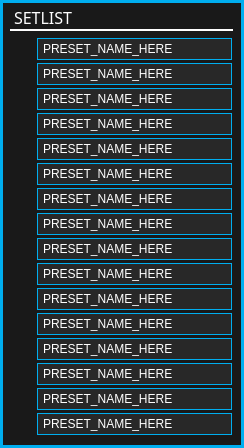
<?xml version="1.0" encoding="UTF-8"?>
<ui version="4.0">
 <class>setlistForm</class>
 <widget class="QWidget" name="setlistForm">
  <property name="geometry">
   <rect>
    <x>0</x>
    <y>0</y>
    <width>244</width>
    <height>448</height>
   </rect>
  </property>
  <property name="minimumSize">
   <size>
    <width>200</width>
    <height>445</height>
   </size>
  </property>
  <property name="maximumSize">
   <size>
    <width>500</width>
    <height>500</height>
   </size>
  </property>
  <property name="windowTitle">
   <string>Form</string>
  </property>
  <property name="styleSheet">
   <string notr="true">QWidget
{
	background:	 rgb(25, 25, 25);
	border: 3px solid rgba(0,174,239,255);
}

/* ------- QStackedWidget ---------*/
QStackedWidget
{
	border-left: 2px solid rgb(0,174,239);
	border-right: 2px solid rgb(0,174,239);
}

/* ---------- QLabels ------------*/
QLabel
{
	background:		rgba(0,0,0,0);
	color: 				white;
	font: 				10pt &quot;Futura&quot;;
	border:				none;
}

QLabel:hover
{
	border:				none;
}  

/* ---------- QLineEdit ------------*/
QLineEdit
{
	font: 10pt &quot;Futura&quot;;
	background: none;
	border: none;
	border-radius: 0px;
	color: white;
	padding-left: 2px;
	padding-bottom: 2px;
}

QLineEdit:focus
{
	font: 10pt &quot;Futura&quot;;
	background: none;
	border: none;
	border-radius: 0px;
	color: white;
	padding-left: 2px;
	padding-bottom: 2px;
}

/* ---------- QCheckBox ------------*/
QCheckBox
{
	font: 10pt &quot;Futura&quot;;
	background:rgba(0,174,239,0);
	color: white;
	padding:0, 3, 0, 0;
	border: none;
}

QCheckBox:focus
{
	background:rgba(0,174,239,0);
}

/*----------- QComboBox ------------*/
QComboBox
{
	font: 10pt &quot;Futura&quot;;
	border: 1px solid rgb(0,174,239);
	background: rgb(40, 40, 40);
	color: white;
	padding: 3px 5px 3px 5px
 }

QComboBox QListView
{
	background-color: rgb(40, 40, 40);
	border: transparent;
	font: 10px &quot;Futura&quot;;
	padding-left: 5px;
	min-width: 100px;
}

QComboBox::item:alternate
{
	background: rgb(90, 90, 90);
}

QComboBox::item:selected
{
	border: 1px solid transparent;
	background: rgb(0,174,239);
}

QComboBox::indicator
{
	background-color: transparent;
	selection-background-color: transparent;
	color: transparent;
	selection-color: white;
}

QComboBox::drop-down
{
	width: 14px;
	height: 1px;
	subcontrol-origin: margin;
	subcontrol-position: right center;
	border-left-width: 0px;
	border-right-width: 0px;
	border-top-width: 0px;
	border-bottom-width: 0px;
}

QComboBox::down-arrow
{
	border: none;
	background: none;
	image: url(:/resources/setlist_combobox_menu_arrows.png)
}</string>
  </property>
  <widget class="QLabel" name="titlelabel">
   <property name="geometry">
    <rect>
     <x>10</x>
     <y>6</y>
     <width>223</width>
     <height>25</height>
    </rect>
   </property>
   <property name="font">
    <font>
     <family>Futura</family>
     <pointsize>-1</pointsize>
     <weight>50</weight>
     <italic>false</italic>
     <bold>false</bold>
    </font>
   </property>
   <property name="styleSheet">
    <string notr="true">QLabel
	{
		font: 16px;
		font.underline: 1;
		font.letterSpacing: 100;
		border-bottom: 2px solid white;
	}</string>
   </property>
   <property name="text">
    <string>SETLIST</string>
   </property>
  </widget>
  <widget class="QCheckBox" name="enable1">
   <property name="geometry">
    <rect>
     <x>10</x>
     <y>40</y>
     <width>22</width>
     <height>22</height>
    </rect>
   </property>
   <property name="styleSheet">
    <string notr="true">/* ---------- QCheckBox ------------*/
QCheckBox
{
    color: rgba(255,255,255,0);
    font: 10pt &quot;Futura&quot;;
}

QCheckBox::indicator
{
    width: 20px;
    height: 20px;
}

QCheckBox::indicator:unchecked
{
    image: url(:/resources/setlistWindow_enable1_off.png);
}

QCheckBox::indicator:unchecked:hover
{
    image: url(:/resources/setlistWindow_enable1_off.png);
}

QCheckBox::indicator:unchecked:pressed
{
    image: url(:/resources/setlistWindow_enable1_on.png);
}

QCheckBox::indicator:checked
{
    image: url(:/resources/setlistWindow_enable1_on.png);
}

QCheckBox::indicator:checked:pressed
{
    image: url(:/resources/setlistWindow_enable1_off.png);
}

QCheckBox::indicator:unchecked:focus
{
    image: url(:/resources/setlistWindow_enable1_off.png);
}

QCheckBox::indicator:unchecked:pressed:focus
{
    image: url(:/resources/setlistWindow_enable1_on.png);
}

QCheckBox::indicator:checked:focus
{
    image: url(:/resources/setlistWindow_enable1_on.png);
}

QCheckBox::indicator:checked:pressed:focus
{
    image: url(:/resources/setlistWindow_enable1_off.png);
}
</string>
   </property>
   <property name="text">
    <string/>
   </property>
  </widget>
  <widget class="QCheckBox" name="enable2">
   <property name="geometry">
    <rect>
     <x>10</x>
     <y>65</y>
     <width>22</width>
     <height>22</height>
    </rect>
   </property>
   <property name="styleSheet">
    <string notr="true">/* ---------- QCheckBox ------------*/
QCheckBox
{
    color: rgba(255,255,255,0);
    font: 10pt &quot;Futura&quot;;
}

QCheckBox::indicator
{
    width: 20px;
    height: 20px;
}

QCheckBox::indicator:unchecked
{
    image: url(:/resources/setlistWindow_enable2_off.png);
}

QCheckBox::indicator:unchecked:hover
{
    image: url(:/resources/setlistWindow_enable2_off.png);
}

QCheckBox::indicator:unchecked:pressed
{
    image: url(:/resources/setlistWindow_enable2_on.png);
}

QCheckBox::indicator:checked
{
    image: url(:/resources/setlistWindow_enable2_on.png);
}

QCheckBox::indicator:checked:pressed
{
    image: url(:/resources/setlistWindow_enable2_off.png);
}

QCheckBox::indicator:unchecked:focus
{
    image: url(:/resources/setlistWindow_enable2_off.png);
}

QCheckBox::indicator:unchecked:pressed:focus
{
    image: url(:/resources/setlistWindow_enable2_on.png);
}

QCheckBox::indicator:checked:focus
{
    image: url(:/resources/setlistWindow_enable2_on.png);
}

QCheckBox::indicator:checked:pressed:focus
{
    image: url(:/resources/setlistWindow_enable2_off.png);
}
</string>
   </property>
   <property name="text">
    <string/>
   </property>
  </widget>
  <widget class="QCheckBox" name="enable3">
   <property name="geometry">
    <rect>
     <x>10</x>
     <y>90</y>
     <width>22</width>
     <height>22</height>
    </rect>
   </property>
   <property name="styleSheet">
    <string notr="true">/* ---------- QCheckBox ------------*/
QCheckBox
{
    color: rgba(255,255,255,0);
    font: 10pt &quot;Futura&quot;;
}

QCheckBox::indicator
{
    width: 20px;
    height: 20px;
}

QCheckBox::indicator:unchecked
{
    image: url(:/resources/setlistWindow_enable3_off.png);
}

QCheckBox::indicator:unchecked:hover
{
    image: url(:/resources/setlistWindow_enable3_off.png);
}

QCheckBox::indicator:unchecked:pressed
{
    image: url(:/resources/setlistWindow_enable3_on.png);
}

QCheckBox::indicator:checked
{
    image: url(:/resources/setlistWindow_enable3_on.png);
}

QCheckBox::indicator:checked:pressed
{
    image: url(:/resources/setlistWindow_enable3_off.png);
}

QCheckBox::indicator:unchecked:focus
{
    image: url(:/resources/setlistWindow_enable3_off.png);
}

QCheckBox::indicator:unchecked:pressed:focus
{
    image: url(:/resources/setlistWindow_enable3_on.png);
}

QCheckBox::indicator:checked:focus
{
    image: url(:/resources/setlistWindow_enable3_on.png);
}

QCheckBox::indicator:checked:pressed:focus
{
    image: url(:/resources/setlistWindow_enable3_off.png);
}
</string>
   </property>
   <property name="text">
    <string/>
   </property>
  </widget>
  <widget class="QCheckBox" name="enable4">
   <property name="geometry">
    <rect>
     <x>10</x>
     <y>115</y>
     <width>22</width>
     <height>22</height>
    </rect>
   </property>
   <property name="styleSheet">
    <string notr="true">/* ---------- QCheckBox ------------*/
QCheckBox
{
    color: rgba(255,255,255,0);
    font: 10pt &quot;Futura&quot;;
}

QCheckBox::indicator
{
    width: 20px;
    height: 20px;
}

QCheckBox::indicator:unchecked
{
    image: url(:/resources/setlistWindow_enable4_off.png);
}

QCheckBox::indicator:unchecked:hover
{
    image: url(:/resources/setlistWindow_enable4_off.png);
}

QCheckBox::indicator:unchecked:pressed
{
    image: url(:/resources/setlistWindow_enable4_on.png);
}

QCheckBox::indicator:checked
{
    image: url(:/resources/setlistWindow_enable4_on.png);
}

QCheckBox::indicator:checked:pressed
{
    image: url(:/resources/setlistWindow_enable4_off.png);
}

QCheckBox::indicator:unchecked:focus
{
    image: url(:/resources/setlistWindow_enable4_off.png);
}

QCheckBox::indicator:unchecked:pressed:focus
{
    image: url(:/resources/setlistWindow_enable4_on.png);
}

QCheckBox::indicator:checked:focus
{
    image: url(:/resources/setlistWindow_enable4_on.png);
}

QCheckBox::indicator:checked:pressed:focus
{
    image: url(:/resources/setlistWindow_enable4_off.png);
}
</string>
   </property>
   <property name="text">
    <string/>
   </property>
  </widget>
  <widget class="QCheckBox" name="enable5">
   <property name="geometry">
    <rect>
     <x>10</x>
     <y>140</y>
     <width>22</width>
     <height>22</height>
    </rect>
   </property>
   <property name="styleSheet">
    <string notr="true">/* ---------- QCheckBox ------------*/
QCheckBox
{
    color: rgba(255,255,255,0);
    font: 10pt &quot;Futura&quot;;
}

QCheckBox::indicator
{
    width: 20px;
    height: 20px;
}

QCheckBox::indicator:unchecked
{
    image: url(:/resources/setlistWindow_enable5_off.png);
}

QCheckBox::indicator:unchecked:hover
{
    image: url(:/resources/setlistWindow_enable5_off.png);
}

QCheckBox::indicator:unchecked:pressed
{
    image: url(:/resources/setlistWindow_enable5_on.png);
}

QCheckBox::indicator:checked
{
    image: url(:/resources/setlistWindow_enable5_on.png);
}

QCheckBox::indicator:checked:pressed
{
    image: url(:/resources/setlistWindow_enable5_off.png);
}

QCheckBox::indicator:unchecked:focus
{
    image: url(:/resources/setlistWindow_enable5_off.png);
}

QCheckBox::indicator:unchecked:pressed:focus
{
    image: url(:/resources/setlistWindow_enable5_on.png);
}

QCheckBox::indicator:checked:focus
{
    image: url(:/resources/setlistWindow_enable5_on.png);
}

QCheckBox::indicator:checked:pressed:focus
{
    image: url(:/resources/setlistWindow_enable5_off.png);
}
</string>
   </property>
   <property name="text">
    <string/>
   </property>
  </widget>
  <widget class="QCheckBox" name="enable6">
   <property name="geometry">
    <rect>
     <x>10</x>
     <y>165</y>
     <width>22</width>
     <height>22</height>
    </rect>
   </property>
   <property name="styleSheet">
    <string notr="true">/* ---------- QCheckBox ------------*/
QCheckBox
{
    color: rgba(255,255,255,0);
    font: 10pt &quot;Futura&quot;;
}

QCheckBox::indicator
{
    width: 20px;
    height: 20px;
}

QCheckBox::indicator:unchecked
{
    image: url(:/resources/setlistWindow_enable6_off.png);
}

QCheckBox::indicator:unchecked:hover
{
    image: url(:/resources/setlistWindow_enable6_off.png);
}

QCheckBox::indicator:unchecked:pressed
{
    image: url(:/resources/setlistWindow_enable6_on.png);
}

QCheckBox::indicator:checked
{
    image: url(:/resources/setlistWindow_enable6_on.png);
}

QCheckBox::indicator:checked:pressed
{
    image: url(:/resources/setlistWindow_enable6_off.png);
}

QCheckBox::indicator:unchecked:focus
{
    image: url(:/resources/setlistWindow_enable6_off.png);
}

QCheckBox::indicator:unchecked:pressed:focus
{
    image: url(:/resources/setlistWindow_enable6_on.png);
}

QCheckBox::indicator:checked:focus
{
    image: url(:/resources/setlistWindow_enable6_on.png);
}

QCheckBox::indicator:checked:pressed:focus
{
    image: url(:/resources/setlistWindow_enable6_off.png);
}
</string>
   </property>
   <property name="text">
    <string/>
   </property>
  </widget>
  <widget class="QCheckBox" name="enable7">
   <property name="geometry">
    <rect>
     <x>10</x>
     <y>190</y>
     <width>22</width>
     <height>22</height>
    </rect>
   </property>
   <property name="styleSheet">
    <string notr="true">/* ---------- QCheckBox ------------*/
QCheckBox
{
    color: rgba(255,255,255,0);
    font: 10pt &quot;Futura&quot;;
}

QCheckBox::indicator
{
    width: 20px;
    height: 20px;
}

QCheckBox::indicator:unchecked
{
    image: url(:/resources/setlistWindow_enable7_off.png);
}

QCheckBox::indicator:unchecked:hover
{
    image: url(:/resources/setlistWindow_enable7_off.png);
}

QCheckBox::indicator:unchecked:pressed
{
    image: url(:/resources/setlistWindow_enable7_on.png);
}

QCheckBox::indicator:checked
{
    image: url(:/resources/setlistWindow_enable7_on.png);
}

QCheckBox::indicator:checked:pressed
{
    image: url(:/resources/setlistWindow_enable7_off.png);
}

QCheckBox::indicator:unchecked:focus
{
    image: url(:/resources/setlistWindow_enable7_off.png);
}

QCheckBox::indicator:unchecked:pressed:focus
{
    image: url(:/resources/setlistWindow_enable7_on.png);
}

QCheckBox::indicator:checked:focus
{
    image: url(:/resources/setlistWindow_enable7_on.png);
}

QCheckBox::indicator:checked:pressed:focus
{
    image: url(:/resources/setlistWindow_enable7_off.png);
}
</string>
   </property>
   <property name="text">
    <string/>
   </property>
  </widget>
  <widget class="QCheckBox" name="enable8">
   <property name="geometry">
    <rect>
     <x>10</x>
     <y>215</y>
     <width>22</width>
     <height>22</height>
    </rect>
   </property>
   <property name="styleSheet">
    <string notr="true">/* ---------- QCheckBox ------------*/
QCheckBox
{
    color: rgba(255,255,255,0);
    font: 10pt &quot;Futura&quot;;
}

QCheckBox::indicator
{
    width: 20px;
    height: 20px;
}

QCheckBox::indicator:unchecked
{
    image: url(:/resources/setlistWindow_enable8_off.png);
}

QCheckBox::indicator:unchecked:hover
{
    image: url(:/resources/setlistWindow_enable8_off.png);
}

QCheckBox::indicator:unchecked:pressed
{
    image: url(:/resources/setlistWindow_enable8_on.png);
}

QCheckBox::indicator:checked
{
    image: url(:/resources/setlistWindow_enable8_on.png);
}

QCheckBox::indicator:checked:pressed
{
    image: url(:/resources/setlistWindow_enable8_off.png);
}

QCheckBox::indicator:unchecked:focus
{
    image: url(:/resources/setlistWindow_enable8_off.png);
}

QCheckBox::indicator:unchecked:pressed:focus
{
    image: url(:/resources/setlistWindow_enable8_on.png);
}

QCheckBox::indicator:checked:focus
{
    image: url(:/resources/setlistWindow_enable8_on.png);
}

QCheckBox::indicator:checked:pressed:focus
{
    image: url(:/resources/setlistWindow_enable8_off.png);
}
</string>
   </property>
   <property name="text">
    <string/>
   </property>
  </widget>
  <widget class="QCheckBox" name="enable9">
   <property name="geometry">
    <rect>
     <x>10</x>
     <y>240</y>
     <width>22</width>
     <height>22</height>
    </rect>
   </property>
   <property name="styleSheet">
    <string notr="true">/* ---------- QCheckBox ------------*/
QCheckBox
{
    color: rgba(255,255,255,0);
    font: 10pt &quot;Futura&quot;;
}

QCheckBox::indicator
{
    width: 20px;
    height: 20px;
}

QCheckBox::indicator:unchecked
{
    image: url(:/resources/setlistWindow_enable9_off.png);
}

QCheckBox::indicator:unchecked:hover
{
    image: url(:/resources/setlistWindow_enable9_off.png);
}

QCheckBox::indicator:unchecked:pressed
{
    image: url(:/resources/setlistWindow_enable9_on.png);
}

QCheckBox::indicator:checked
{
    image: url(:/resources/setlistWindow_enable9_on.png);
}

QCheckBox::indicator:checked:pressed
{
    image: url(:/resources/setlistWindow_enable9_off.png);
}

QCheckBox::indicator:unchecked:focus
{
    image: url(:/resources/setlistWindow_enable9_off.png);
}

QCheckBox::indicator:unchecked:pressed:focus
{
    image: url(:/resources/setlistWindow_enable9_on.png);
}

QCheckBox::indicator:checked:focus
{
    image: url(:/resources/setlistWindow_enable9_on.png);
}

QCheckBox::indicator:checked:pressed:focus
{
    image: url(:/resources/setlistWindow_enable9_off.png);
}
</string>
   </property>
   <property name="text">
    <string/>
   </property>
  </widget>
  <widget class="QCheckBox" name="enable10">
   <property name="geometry">
    <rect>
     <x>10</x>
     <y>265</y>
     <width>22</width>
     <height>22</height>
    </rect>
   </property>
   <property name="styleSheet">
    <string notr="true">/* ---------- QCheckBox ------------*/
QCheckBox
{
    color: rgba(255,255,255,0);
    font: 10pt &quot;Futura&quot;;
}

QCheckBox::indicator
{
    width: 20px;
    height: 20px;
}

QCheckBox::indicator:unchecked
{
    image: url(:/resources/setlistWindow_enable10_off.png);
}

QCheckBox::indicator:unchecked:hover
{
    image: url(:/resources/setlistWindow_enable10_off.png);
}

QCheckBox::indicator:unchecked:pressed
{
    image: url(:/resources/setlistWindow_enable10_on.png);
}

QCheckBox::indicator:checked
{
    image: url(:/resources/setlistWindow_enable10_on.png);
}

QCheckBox::indicator:checked:pressed
{
    image: url(:/resources/setlistWindow_enable10_off.png);
}

QCheckBox::indicator:unchecked:focus
{
    image: url(:/resources/setlistWindow_enable10_off.png);
}

QCheckBox::indicator:unchecked:pressed:focus
{
    image: url(:/resources/setlistWindow_enable10_on.png);
}

QCheckBox::indicator:checked:focus
{
    image: url(:/resources/setlistWindow_enable10_on.png);
}

QCheckBox::indicator:checked:pressed:focus
{
    image: url(:/resources/setlistWindow_enable10_off.png);
}
</string>
   </property>
   <property name="text">
    <string/>
   </property>
  </widget>
  <widget class="QCheckBox" name="enable11">
   <property name="geometry">
    <rect>
     <x>10</x>
     <y>290</y>
     <width>22</width>
     <height>22</height>
    </rect>
   </property>
   <property name="styleSheet">
    <string notr="true">/* ---------- QCheckBox ------------*/
QCheckBox
{
    color: rgba(255,255,255,0);
    font: 10pt &quot;Futura&quot;;
}

QCheckBox::indicator
{
    width: 20px;
    height: 20px;
}

QCheckBox::indicator:unchecked
{
    image: url(:/resources/setlistWindow_enable11_off.png);
}

QCheckBox::indicator:unchecked:hover
{
    image: url(:/resources/setlistWindow_enable11_off.png);
}

QCheckBox::indicator:unchecked:pressed
{
    image: url(:/resources/setlistWindow_enable11_on.png);
}

QCheckBox::indicator:checked
{
    image: url(:/resources/setlistWindow_enable11_on.png);
}

QCheckBox::indicator:checked:pressed
{
    image: url(:/resources/setlistWindow_enable11_off.png);
}

QCheckBox::indicator:unchecked:focus
{
    image: url(:/resources/setlistWindow_enable11_off.png);
}

QCheckBox::indicator:unchecked:pressed:focus
{
    image: url(:/resources/setlistWindow_enable11_on.png);
}

QCheckBox::indicator:checked:focus
{
    image: url(:/resources/setlistWindow_enable11_on.png);
}

QCheckBox::indicator:checked:pressed:focus
{
    image: url(:/resources/setlistWindow_enable11_off.png);
}
</string>
   </property>
   <property name="text">
    <string/>
   </property>
  </widget>
  <widget class="QCheckBox" name="enable12">
   <property name="geometry">
    <rect>
     <x>10</x>
     <y>315</y>
     <width>22</width>
     <height>22</height>
    </rect>
   </property>
   <property name="styleSheet">
    <string notr="true">/* ---------- QCheckBox ------------*/
QCheckBox
{
    color: rgba(255,255,255,0);
    font: 10pt &quot;Futura&quot;;
}

QCheckBox::indicator
{
    width: 20px;
    height: 20px;
}

QCheckBox::indicator:unchecked
{
    image: url(:/resources/setlistWindow_enable12_off.png);
}

QCheckBox::indicator:unchecked:hover
{
    image: url(:/resources/setlistWindow_enable12_off.png);
}

QCheckBox::indicator:unchecked:pressed
{
    image: url(:/resources/setlistWindow_enable12_on.png);
}

QCheckBox::indicator:checked
{
    image: url(:/resources/setlistWindow_enable12_on.png);
}

QCheckBox::indicator:checked:pressed
{
    image: url(:/resources/setlistWindow_enable12_off.png);
}

QCheckBox::indicator:unchecked:focus
{
    image: url(:/resources/setlistWindow_enable12_off.png);
}

QCheckBox::indicator:unchecked:pressed:focus
{
    image: url(:/resources/setlistWindow_enable12_on.png);
}

QCheckBox::indicator:checked:focus
{
    image: url(:/resources/setlistWindow_enable12_on.png);
}

QCheckBox::indicator:checked:pressed:focus
{
    image: url(:/resources/setlistWindow_enable12_off.png);
}
</string>
   </property>
   <property name="text">
    <string/>
   </property>
  </widget>
  <widget class="QCheckBox" name="enable13">
   <property name="geometry">
    <rect>
     <x>10</x>
     <y>340</y>
     <width>22</width>
     <height>22</height>
    </rect>
   </property>
   <property name="styleSheet">
    <string notr="true">/* ---------- QCheckBox ------------*/
QCheckBox
{
    color: rgba(255,255,255,0);
    font: 10pt &quot;Futura&quot;;
}

QCheckBox::indicator
{
    width: 20px;
    height: 20px;
}

QCheckBox::indicator:unchecked
{
    image: url(:/resources/setlistWindow_enable13_off.png);
}

QCheckBox::indicator:unchecked:hover
{
    image: url(:/resources/setlistWindow_enable13_off.png);
}

QCheckBox::indicator:unchecked:pressed
{
    image: url(:/resources/setlistWindow_enable13_on.png);
}

QCheckBox::indicator:checked
{
    image: url(:/resources/setlistWindow_enable13_on.png);
}

QCheckBox::indicator:checked:pressed
{
    image: url(:/resources/setlistWindow_enable13_off.png);
}

QCheckBox::indicator:unchecked:focus
{
    image: url(:/resources/setlistWindow_enable13_off.png);
}

QCheckBox::indicator:unchecked:pressed:focus
{
    image: url(:/resources/setlistWindow_enable13_on.png);
}

QCheckBox::indicator:checked:focus
{
    image: url(:/resources/setlistWindow_enable13_on.png);
}

QCheckBox::indicator:checked:pressed:focus
{
    image: url(:/resources/setlistWindow_enable13_off.png);
}
</string>
   </property>
   <property name="text">
    <string/>
   </property>
  </widget>
  <widget class="QCheckBox" name="enable14">
   <property name="geometry">
    <rect>
     <x>10</x>
     <y>365</y>
     <width>22</width>
     <height>22</height>
    </rect>
   </property>
   <property name="styleSheet">
    <string notr="true">/* ---------- QCheckBox ------------*/
QCheckBox
{
    color: rgba(255,255,255,0);
    font: 10pt &quot;Futura&quot;;
}

QCheckBox::indicator
{
    width: 20px;
    height: 20px;
}

QCheckBox::indicator:unchecked
{
    image: url(:/resources/setlistWindow_enable14_off.png);
}

QCheckBox::indicator:unchecked:hover
{
    image: url(:/resources/setlistWindow_enable14_off.png);
}

QCheckBox::indicator:unchecked:pressed
{
    image: url(:/resources/setlistWindow_enable14_on.png);
}

QCheckBox::indicator:checked
{
    image: url(:/resources/setlistWindow_enable14_on.png);
}

QCheckBox::indicator:checked:pressed
{
    image: url(:/resources/setlistWindow_enable14_off.png);
}

QCheckBox::indicator:unchecked:focus
{
    image: url(:/resources/setlistWindow_enable14_off.png);
}

QCheckBox::indicator:unchecked:pressed:focus
{
    image: url(:/resources/setlistWindow_enable14_on.png);
}

QCheckBox::indicator:checked:focus
{
    image: url(:/resources/setlistWindow_enable14_on.png);
}

QCheckBox::indicator:checked:pressed:focus
{
    image: url(:/resources/setlistWindow_enable14_off.png);
}
</string>
   </property>
   <property name="text">
    <string/>
   </property>
  </widget>
  <widget class="QCheckBox" name="enable15">
   <property name="geometry">
    <rect>
     <x>10</x>
     <y>390</y>
     <width>22</width>
     <height>22</height>
    </rect>
   </property>
   <property name="styleSheet">
    <string notr="true">/* ---------- QCheckBox ------------*/
QCheckBox
{
    color: rgba(255,255,255,0);
    font: 10pt &quot;Futura&quot;;
}

QCheckBox::indicator
{
    width: 20px;
    height: 20px;
}

QCheckBox::indicator:unchecked
{
    image: url(:/resources/setlistWindow_enable15_off.png);
}

QCheckBox::indicator:unchecked:hover
{
    image: url(:/resources/setlistWindow_enable15_off.png);
}

QCheckBox::indicator:unchecked:pressed
{
    image: url(:/resources/setlistWindow_enable15_on.png);
}

QCheckBox::indicator:checked
{
    image: url(:/resources/setlistWindow_enable15_on.png);
}

QCheckBox::indicator:checked:pressed
{
    image: url(:/resources/setlistWindow_enable15_off.png);
}

QCheckBox::indicator:unchecked:focus
{
    image: url(:/resources/setlistWindow_enable15_off.png);
}

QCheckBox::indicator:unchecked:pressed:focus
{
    image: url(:/resources/setlistWindow_enable15_on.png);
}

QCheckBox::indicator:checked:focus
{
    image: url(:/resources/setlistWindow_enable15_on.png);
}

QCheckBox::indicator:checked:pressed:focus
{
    image: url(:/resources/setlistWindow_enable15_off.png);
}
</string>
   </property>
   <property name="text">
    <string/>
   </property>
  </widget>
  <widget class="QCheckBox" name="enable16">
   <property name="geometry">
    <rect>
     <x>10</x>
     <y>415</y>
     <width>22</width>
     <height>22</height>
    </rect>
   </property>
   <property name="styleSheet">
    <string notr="true">/* ---------- QCheckBox ------------*/
QCheckBox
{
    color: rgba(255,255,255,0);
    font: 10pt &quot;Futura&quot;;
}

QCheckBox::indicator
{
    width: 20px;
    height: 20px;
}

QCheckBox::indicator:unchecked
{
    image: url(:/resources/setlistWindow_enable16_off.png);
}

QCheckBox::indicator:unchecked:hover
{
    image: url(:/resources/setlistWindow_enable16_off.png);
}

QCheckBox::indicator:unchecked:pressed
{
    image: url(:/resources/setlistWindow_enable16_on.png);
}

QCheckBox::indicator:checked
{
    image: url(:/resources/setlistWindow_enable16_on.png);
}

QCheckBox::indicator:checked:pressed
{
    image: url(:/resources/setlistWindow_enable16_off.png);
}

QCheckBox::indicator:unchecked:focus
{
    image: url(:/resources/setlistWindow_enable16_off.png);
}

QCheckBox::indicator:unchecked:pressed:focus
{
    image: url(:/resources/setlistWindow_enable16_on.png);
}

QCheckBox::indicator:checked:focus
{
    image: url(:/resources/setlistWindow_enable16_on.png);
}

QCheckBox::indicator:checked:pressed:focus
{
    image: url(:/resources/setlistWindow_enable16_off.png);
}
</string>
   </property>
   <property name="text">
    <string/>
   </property>
  </widget>
  <widget class="QComboBox" name="setlistmenu1">
   <property name="geometry">
    <rect>
     <x>37</x>
     <y>38</y>
     <width>195</width>
     <height>22</height>
    </rect>
   </property>
   <property name="autoFillBackground">
    <bool>false</bool>
   </property>
   <property name="styleSheet">
    <string notr="true"/>
   </property>
   <property name="editable">
    <bool>false</bool>
   </property>
   <property name="frame">
    <bool>true</bool>
   </property>
   <item>
    <property name="text">
     <string>PRESET_NAME_HERE</string>
    </property>
   </item>
   <item>
    <property name="text">
     <string>1</string>
    </property>
   </item>
   <item>
    <property name="text">
     <string>2</string>
    </property>
   </item>
   <item>
    <property name="text">
     <string>3</string>
    </property>
   </item>
   <item>
    <property name="text">
     <string>4</string>
    </property>
   </item>
   <item>
    <property name="text">
     <string>5</string>
    </property>
   </item>
   <item>
    <property name="text">
     <string>6</string>
    </property>
   </item>
   <item>
    <property name="text">
     <string>7</string>
    </property>
   </item>
   <item>
    <property name="text">
     <string>8</string>
    </property>
   </item>
   <item>
    <property name="text">
     <string>9</string>
    </property>
   </item>
   <item>
    <property name="text">
     <string>10</string>
    </property>
   </item>
  </widget>
  <widget class="QComboBox" name="setlistmenu2">
   <property name="geometry">
    <rect>
     <x>37</x>
     <y>63</y>
     <width>195</width>
     <height>22</height>
    </rect>
   </property>
   <property name="autoFillBackground">
    <bool>false</bool>
   </property>
   <property name="styleSheet">
    <string notr="true"/>
   </property>
   <property name="editable">
    <bool>false</bool>
   </property>
   <property name="frame">
    <bool>true</bool>
   </property>
   <item>
    <property name="text">
     <string>PRESET_NAME_HERE</string>
    </property>
   </item>
   <item>
    <property name="text">
     <string>1</string>
    </property>
   </item>
   <item>
    <property name="text">
     <string>2</string>
    </property>
   </item>
   <item>
    <property name="text">
     <string>3</string>
    </property>
   </item>
   <item>
    <property name="text">
     <string>4</string>
    </property>
   </item>
   <item>
    <property name="text">
     <string>5</string>
    </property>
   </item>
   <item>
    <property name="text">
     <string>6</string>
    </property>
   </item>
   <item>
    <property name="text">
     <string>7</string>
    </property>
   </item>
   <item>
    <property name="text">
     <string>8</string>
    </property>
   </item>
   <item>
    <property name="text">
     <string>9</string>
    </property>
   </item>
   <item>
    <property name="text">
     <string>10</string>
    </property>
   </item>
  </widget>
  <widget class="QComboBox" name="setlistmenu3">
   <property name="geometry">
    <rect>
     <x>37</x>
     <y>88</y>
     <width>195</width>
     <height>22</height>
    </rect>
   </property>
   <property name="autoFillBackground">
    <bool>false</bool>
   </property>
   <property name="styleSheet">
    <string notr="true"/>
   </property>
   <property name="editable">
    <bool>false</bool>
   </property>
   <property name="frame">
    <bool>true</bool>
   </property>
   <item>
    <property name="text">
     <string>PRESET_NAME_HERE</string>
    </property>
   </item>
   <item>
    <property name="text">
     <string>1</string>
    </property>
   </item>
   <item>
    <property name="text">
     <string>2</string>
    </property>
   </item>
   <item>
    <property name="text">
     <string>3</string>
    </property>
   </item>
   <item>
    <property name="text">
     <string>4</string>
    </property>
   </item>
   <item>
    <property name="text">
     <string>5</string>
    </property>
   </item>
   <item>
    <property name="text">
     <string>6</string>
    </property>
   </item>
   <item>
    <property name="text">
     <string>7</string>
    </property>
   </item>
   <item>
    <property name="text">
     <string>8</string>
    </property>
   </item>
   <item>
    <property name="text">
     <string>9</string>
    </property>
   </item>
   <item>
    <property name="text">
     <string>10</string>
    </property>
   </item>
  </widget>
  <widget class="QComboBox" name="setlistmenu4">
   <property name="geometry">
    <rect>
     <x>37</x>
     <y>113</y>
     <width>195</width>
     <height>22</height>
    </rect>
   </property>
   <property name="autoFillBackground">
    <bool>false</bool>
   </property>
   <property name="styleSheet">
    <string notr="true"/>
   </property>
   <property name="editable">
    <bool>false</bool>
   </property>
   <property name="frame">
    <bool>true</bool>
   </property>
   <item>
    <property name="text">
     <string>PRESET_NAME_HERE</string>
    </property>
   </item>
   <item>
    <property name="text">
     <string>1</string>
    </property>
   </item>
   <item>
    <property name="text">
     <string>2</string>
    </property>
   </item>
   <item>
    <property name="text">
     <string>3</string>
    </property>
   </item>
   <item>
    <property name="text">
     <string>4</string>
    </property>
   </item>
   <item>
    <property name="text">
     <string>5</string>
    </property>
   </item>
   <item>
    <property name="text">
     <string>6</string>
    </property>
   </item>
   <item>
    <property name="text">
     <string>7</string>
    </property>
   </item>
   <item>
    <property name="text">
     <string>8</string>
    </property>
   </item>
   <item>
    <property name="text">
     <string>9</string>
    </property>
   </item>
   <item>
    <property name="text">
     <string>10</string>
    </property>
   </item>
  </widget>
  <widget class="QComboBox" name="setlistmenu5">
   <property name="geometry">
    <rect>
     <x>37</x>
     <y>138</y>
     <width>195</width>
     <height>22</height>
    </rect>
   </property>
   <property name="autoFillBackground">
    <bool>false</bool>
   </property>
   <property name="styleSheet">
    <string notr="true"/>
   </property>
   <property name="editable">
    <bool>false</bool>
   </property>
   <property name="frame">
    <bool>true</bool>
   </property>
   <item>
    <property name="text">
     <string>PRESET_NAME_HERE</string>
    </property>
   </item>
   <item>
    <property name="text">
     <string>1</string>
    </property>
   </item>
   <item>
    <property name="text">
     <string>2</string>
    </property>
   </item>
   <item>
    <property name="text">
     <string>3</string>
    </property>
   </item>
   <item>
    <property name="text">
     <string>4</string>
    </property>
   </item>
   <item>
    <property name="text">
     <string>5</string>
    </property>
   </item>
   <item>
    <property name="text">
     <string>6</string>
    </property>
   </item>
   <item>
    <property name="text">
     <string>7</string>
    </property>
   </item>
   <item>
    <property name="text">
     <string>8</string>
    </property>
   </item>
   <item>
    <property name="text">
     <string>9</string>
    </property>
   </item>
   <item>
    <property name="text">
     <string>10</string>
    </property>
   </item>
  </widget>
  <widget class="QComboBox" name="setlistmenu6">
   <property name="geometry">
    <rect>
     <x>37</x>
     <y>163</y>
     <width>195</width>
     <height>22</height>
    </rect>
   </property>
   <property name="autoFillBackground">
    <bool>false</bool>
   </property>
   <property name="styleSheet">
    <string notr="true"/>
   </property>
   <property name="editable">
    <bool>false</bool>
   </property>
   <property name="frame">
    <bool>true</bool>
   </property>
   <item>
    <property name="text">
     <string>PRESET_NAME_HERE</string>
    </property>
   </item>
   <item>
    <property name="text">
     <string>1</string>
    </property>
   </item>
   <item>
    <property name="text">
     <string>2</string>
    </property>
   </item>
   <item>
    <property name="text">
     <string>3</string>
    </property>
   </item>
   <item>
    <property name="text">
     <string>4</string>
    </property>
   </item>
   <item>
    <property name="text">
     <string>5</string>
    </property>
   </item>
   <item>
    <property name="text">
     <string>6</string>
    </property>
   </item>
   <item>
    <property name="text">
     <string>7</string>
    </property>
   </item>
   <item>
    <property name="text">
     <string>8</string>
    </property>
   </item>
   <item>
    <property name="text">
     <string>9</string>
    </property>
   </item>
   <item>
    <property name="text">
     <string>10</string>
    </property>
   </item>
  </widget>
  <widget class="QComboBox" name="setlistmenu7">
   <property name="geometry">
    <rect>
     <x>37</x>
     <y>188</y>
     <width>195</width>
     <height>22</height>
    </rect>
   </property>
   <property name="autoFillBackground">
    <bool>false</bool>
   </property>
   <property name="styleSheet">
    <string notr="true"/>
   </property>
   <property name="editable">
    <bool>false</bool>
   </property>
   <property name="frame">
    <bool>true</bool>
   </property>
   <item>
    <property name="text">
     <string>PRESET_NAME_HERE</string>
    </property>
   </item>
   <item>
    <property name="text">
     <string>1</string>
    </property>
   </item>
   <item>
    <property name="text">
     <string>2</string>
    </property>
   </item>
   <item>
    <property name="text">
     <string>3</string>
    </property>
   </item>
   <item>
    <property name="text">
     <string>4</string>
    </property>
   </item>
   <item>
    <property name="text">
     <string>5</string>
    </property>
   </item>
   <item>
    <property name="text">
     <string>6</string>
    </property>
   </item>
   <item>
    <property name="text">
     <string>7</string>
    </property>
   </item>
   <item>
    <property name="text">
     <string>8</string>
    </property>
   </item>
   <item>
    <property name="text">
     <string>9</string>
    </property>
   </item>
   <item>
    <property name="text">
     <string>10</string>
    </property>
   </item>
  </widget>
  <widget class="QComboBox" name="setlistmenu8">
   <property name="geometry">
    <rect>
     <x>37</x>
     <y>213</y>
     <width>195</width>
     <height>22</height>
    </rect>
   </property>
   <property name="autoFillBackground">
    <bool>false</bool>
   </property>
   <property name="styleSheet">
    <string notr="true"/>
   </property>
   <property name="editable">
    <bool>false</bool>
   </property>
   <property name="frame">
    <bool>true</bool>
   </property>
   <item>
    <property name="text">
     <string>PRESET_NAME_HERE</string>
    </property>
   </item>
   <item>
    <property name="text">
     <string>1</string>
    </property>
   </item>
   <item>
    <property name="text">
     <string>2</string>
    </property>
   </item>
   <item>
    <property name="text">
     <string>3</string>
    </property>
   </item>
   <item>
    <property name="text">
     <string>4</string>
    </property>
   </item>
   <item>
    <property name="text">
     <string>5</string>
    </property>
   </item>
   <item>
    <property name="text">
     <string>6</string>
    </property>
   </item>
   <item>
    <property name="text">
     <string>7</string>
    </property>
   </item>
   <item>
    <property name="text">
     <string>8</string>
    </property>
   </item>
   <item>
    <property name="text">
     <string>9</string>
    </property>
   </item>
   <item>
    <property name="text">
     <string>10</string>
    </property>
   </item>
  </widget>
  <widget class="QComboBox" name="setlistmenu9">
   <property name="geometry">
    <rect>
     <x>37</x>
     <y>238</y>
     <width>195</width>
     <height>22</height>
    </rect>
   </property>
   <property name="autoFillBackground">
    <bool>false</bool>
   </property>
   <property name="styleSheet">
    <string notr="true"/>
   </property>
   <property name="editable">
    <bool>false</bool>
   </property>
   <property name="frame">
    <bool>true</bool>
   </property>
   <item>
    <property name="text">
     <string>PRESET_NAME_HERE</string>
    </property>
   </item>
   <item>
    <property name="text">
     <string>1</string>
    </property>
   </item>
   <item>
    <property name="text">
     <string>2</string>
    </property>
   </item>
   <item>
    <property name="text">
     <string>3</string>
    </property>
   </item>
   <item>
    <property name="text">
     <string>4</string>
    </property>
   </item>
   <item>
    <property name="text">
     <string>5</string>
    </property>
   </item>
   <item>
    <property name="text">
     <string>6</string>
    </property>
   </item>
   <item>
    <property name="text">
     <string>7</string>
    </property>
   </item>
   <item>
    <property name="text">
     <string>8</string>
    </property>
   </item>
   <item>
    <property name="text">
     <string>9</string>
    </property>
   </item>
   <item>
    <property name="text">
     <string>10</string>
    </property>
   </item>
  </widget>
  <widget class="QComboBox" name="setlistmenu10">
   <property name="geometry">
    <rect>
     <x>37</x>
     <y>263</y>
     <width>195</width>
     <height>22</height>
    </rect>
   </property>
   <property name="autoFillBackground">
    <bool>false</bool>
   </property>
   <property name="styleSheet">
    <string notr="true"/>
   </property>
   <property name="editable">
    <bool>false</bool>
   </property>
   <property name="frame">
    <bool>true</bool>
   </property>
   <item>
    <property name="text">
     <string>PRESET_NAME_HERE</string>
    </property>
   </item>
   <item>
    <property name="text">
     <string>1</string>
    </property>
   </item>
   <item>
    <property name="text">
     <string>2</string>
    </property>
   </item>
   <item>
    <property name="text">
     <string>3</string>
    </property>
   </item>
   <item>
    <property name="text">
     <string>4</string>
    </property>
   </item>
   <item>
    <property name="text">
     <string>5</string>
    </property>
   </item>
   <item>
    <property name="text">
     <string>6</string>
    </property>
   </item>
   <item>
    <property name="text">
     <string>7</string>
    </property>
   </item>
   <item>
    <property name="text">
     <string>8</string>
    </property>
   </item>
   <item>
    <property name="text">
     <string>9</string>
    </property>
   </item>
   <item>
    <property name="text">
     <string>10</string>
    </property>
   </item>
  </widget>
  <widget class="QComboBox" name="setlistmenu11">
   <property name="geometry">
    <rect>
     <x>37</x>
     <y>288</y>
     <width>195</width>
     <height>22</height>
    </rect>
   </property>
   <property name="autoFillBackground">
    <bool>false</bool>
   </property>
   <property name="styleSheet">
    <string notr="true"/>
   </property>
   <property name="editable">
    <bool>false</bool>
   </property>
   <property name="frame">
    <bool>true</bool>
   </property>
   <item>
    <property name="text">
     <string>PRESET_NAME_HERE</string>
    </property>
   </item>
   <item>
    <property name="text">
     <string>1</string>
    </property>
   </item>
   <item>
    <property name="text">
     <string>2</string>
    </property>
   </item>
   <item>
    <property name="text">
     <string>3</string>
    </property>
   </item>
   <item>
    <property name="text">
     <string>4</string>
    </property>
   </item>
   <item>
    <property name="text">
     <string>5</string>
    </property>
   </item>
   <item>
    <property name="text">
     <string>6</string>
    </property>
   </item>
   <item>
    <property name="text">
     <string>7</string>
    </property>
   </item>
   <item>
    <property name="text">
     <string>8</string>
    </property>
   </item>
   <item>
    <property name="text">
     <string>9</string>
    </property>
   </item>
   <item>
    <property name="text">
     <string>10</string>
    </property>
   </item>
  </widget>
  <widget class="QComboBox" name="setlistmenu12">
   <property name="geometry">
    <rect>
     <x>37</x>
     <y>313</y>
     <width>195</width>
     <height>22</height>
    </rect>
   </property>
   <property name="autoFillBackground">
    <bool>false</bool>
   </property>
   <property name="styleSheet">
    <string notr="true"/>
   </property>
   <property name="editable">
    <bool>false</bool>
   </property>
   <property name="frame">
    <bool>true</bool>
   </property>
   <item>
    <property name="text">
     <string>PRESET_NAME_HERE</string>
    </property>
   </item>
   <item>
    <property name="text">
     <string>1</string>
    </property>
   </item>
   <item>
    <property name="text">
     <string>2</string>
    </property>
   </item>
   <item>
    <property name="text">
     <string>3</string>
    </property>
   </item>
   <item>
    <property name="text">
     <string>4</string>
    </property>
   </item>
   <item>
    <property name="text">
     <string>5</string>
    </property>
   </item>
   <item>
    <property name="text">
     <string>6</string>
    </property>
   </item>
   <item>
    <property name="text">
     <string>7</string>
    </property>
   </item>
   <item>
    <property name="text">
     <string>8</string>
    </property>
   </item>
   <item>
    <property name="text">
     <string>9</string>
    </property>
   </item>
   <item>
    <property name="text">
     <string>10</string>
    </property>
   </item>
  </widget>
  <widget class="QComboBox" name="setlistmenu13">
   <property name="geometry">
    <rect>
     <x>37</x>
     <y>338</y>
     <width>195</width>
     <height>22</height>
    </rect>
   </property>
   <property name="autoFillBackground">
    <bool>false</bool>
   </property>
   <property name="styleSheet">
    <string notr="true"/>
   </property>
   <property name="editable">
    <bool>false</bool>
   </property>
   <property name="frame">
    <bool>true</bool>
   </property>
   <item>
    <property name="text">
     <string>PRESET_NAME_HERE</string>
    </property>
   </item>
   <item>
    <property name="text">
     <string>1</string>
    </property>
   </item>
   <item>
    <property name="text">
     <string>2</string>
    </property>
   </item>
   <item>
    <property name="text">
     <string>3</string>
    </property>
   </item>
   <item>
    <property name="text">
     <string>4</string>
    </property>
   </item>
   <item>
    <property name="text">
     <string>5</string>
    </property>
   </item>
   <item>
    <property name="text">
     <string>6</string>
    </property>
   </item>
   <item>
    <property name="text">
     <string>7</string>
    </property>
   </item>
   <item>
    <property name="text">
     <string>8</string>
    </property>
   </item>
   <item>
    <property name="text">
     <string>9</string>
    </property>
   </item>
   <item>
    <property name="text">
     <string>10</string>
    </property>
   </item>
  </widget>
  <widget class="QComboBox" name="setlistmenu14">
   <property name="geometry">
    <rect>
     <x>37</x>
     <y>363</y>
     <width>195</width>
     <height>22</height>
    </rect>
   </property>
   <property name="autoFillBackground">
    <bool>false</bool>
   </property>
   <property name="styleSheet">
    <string notr="true"/>
   </property>
   <property name="editable">
    <bool>false</bool>
   </property>
   <property name="frame">
    <bool>true</bool>
   </property>
   <item>
    <property name="text">
     <string>PRESET_NAME_HERE</string>
    </property>
   </item>
   <item>
    <property name="text">
     <string>1</string>
    </property>
   </item>
   <item>
    <property name="text">
     <string>2</string>
    </property>
   </item>
   <item>
    <property name="text">
     <string>3</string>
    </property>
   </item>
   <item>
    <property name="text">
     <string>4</string>
    </property>
   </item>
   <item>
    <property name="text">
     <string>5</string>
    </property>
   </item>
   <item>
    <property name="text">
     <string>6</string>
    </property>
   </item>
   <item>
    <property name="text">
     <string>7</string>
    </property>
   </item>
   <item>
    <property name="text">
     <string>8</string>
    </property>
   </item>
   <item>
    <property name="text">
     <string>9</string>
    </property>
   </item>
   <item>
    <property name="text">
     <string>10</string>
    </property>
   </item>
  </widget>
  <widget class="QComboBox" name="setlistmenu15">
   <property name="geometry">
    <rect>
     <x>37</x>
     <y>388</y>
     <width>195</width>
     <height>22</height>
    </rect>
   </property>
   <property name="autoFillBackground">
    <bool>false</bool>
   </property>
   <property name="styleSheet">
    <string notr="true"/>
   </property>
   <property name="editable">
    <bool>false</bool>
   </property>
   <property name="frame">
    <bool>true</bool>
   </property>
   <item>
    <property name="text">
     <string>PRESET_NAME_HERE</string>
    </property>
   </item>
   <item>
    <property name="text">
     <string>1</string>
    </property>
   </item>
   <item>
    <property name="text">
     <string>2</string>
    </property>
   </item>
   <item>
    <property name="text">
     <string>3</string>
    </property>
   </item>
   <item>
    <property name="text">
     <string>4</string>
    </property>
   </item>
   <item>
    <property name="text">
     <string>5</string>
    </property>
   </item>
   <item>
    <property name="text">
     <string>6</string>
    </property>
   </item>
   <item>
    <property name="text">
     <string>7</string>
    </property>
   </item>
   <item>
    <property name="text">
     <string>8</string>
    </property>
   </item>
   <item>
    <property name="text">
     <string>9</string>
    </property>
   </item>
   <item>
    <property name="text">
     <string>10</string>
    </property>
   </item>
  </widget>
  <widget class="QComboBox" name="setlistmenu16">
   <property name="geometry">
    <rect>
     <x>37</x>
     <y>413</y>
     <width>195</width>
     <height>22</height>
    </rect>
   </property>
   <property name="autoFillBackground">
    <bool>false</bool>
   </property>
   <property name="styleSheet">
    <string notr="true"/>
   </property>
   <property name="editable">
    <bool>false</bool>
   </property>
   <property name="frame">
    <bool>true</bool>
   </property>
   <item>
    <property name="text">
     <string>PRESET_NAME_HERE</string>
    </property>
   </item>
   <item>
    <property name="text">
     <string>1</string>
    </property>
   </item>
   <item>
    <property name="text">
     <string>2</string>
    </property>
   </item>
   <item>
    <property name="text">
     <string>3</string>
    </property>
   </item>
   <item>
    <property name="text">
     <string>4</string>
    </property>
   </item>
   <item>
    <property name="text">
     <string>5</string>
    </property>
   </item>
   <item>
    <property name="text">
     <string>6</string>
    </property>
   </item>
   <item>
    <property name="text">
     <string>7</string>
    </property>
   </item>
   <item>
    <property name="text">
     <string>8</string>
    </property>
   </item>
   <item>
    <property name="text">
     <string>9</string>
    </property>
   </item>
   <item>
    <property name="text">
     <string>10</string>
    </property>
   </item>
  </widget>
 </widget>
 <resources/>
 <connections/>
</ui>
